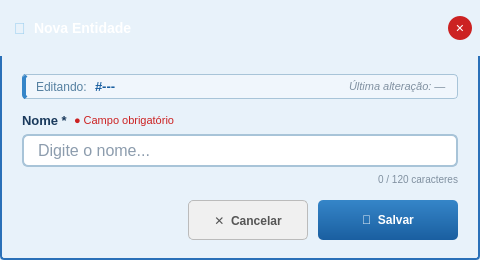
<?xml version="1.0" encoding="UTF-8"?>
<ui version="4.0">
 <class>ModalEntidade</class>
 <widget class="QDialog" name="ModalEntidade">
  <property name="geometry">
   <rect>
    <x>0</x>
    <y>0</y>
    <width>480</width>
    <height>260</height>
   </rect>
  </property>
  <property name="windowTitle">
   <string>Nova Entidade</string>
  </property>
  <property name="styleSheet">
   <string notr="true">QDialog { background-color: #e8f2fa; font-family: Arial; }</string>
  </property>
  <property name="modal">
   <bool>true</bool>
  </property>
  <layout class="QVBoxLayout" name="mainVLayout">
   <property name="spacing">
    <number>0</number>
   </property>
   <property name="leftMargin">
    <number>0</number>
   </property>
   <property name="topMargin">
    <number>0</number>
   </property>
   <property name="rightMargin">
    <number>0</number>
   </property>
   <property name="bottomMargin">
    <number>0</number>
   </property>
   <item>
    <widget class="QFrame" name="frameTitleBar">
     <property name="styleSheet">
      <string notr="true">
       QFrame#frameTitleBar {
        background: qlineargradient(x1:0,y1:0,x2:0,y2:1,
         stop:0 #3d90d8, stop:1 #1a5fa0);
        border-top-left-radius: 4px;
        border-top-right-radius: 4px;
       }
      </string>
     </property>
     <layout class="QHBoxLayout" name="titleHLayout">
      <property name="spacing">
       <number>8</number>
      </property>
      <property name="leftMargin">
       <number>14</number>
      </property>
      <property name="topMargin">
       <number>0</number>
      </property>
      <property name="rightMargin">
       <number>8</number>
      </property>
      <property name="bottomMargin">
       <number>0</number>
      </property>
      <item>
       <widget class="QLabel" name="lblTitleIcon">
        <property name="styleSheet">
         <string notr="true">color:#a0d0f0;font-size:16px;</string>
        </property>
        <property name="text">
         <string>🔗</string>
        </property>
       </widget>
      </item>
      <item>
       <widget class="QLabel" name="lblTitulo">
        <property name="styleSheet">
         <string notr="true">color:white;font-size:14px;font-weight:bold;</string>
        </property>
        <property name="text">
         <string>Nova Entidade</string>
        </property>
       </widget>
      </item>
      <item>
       <spacer name="titleSpacer">
        <property name="orientation">
         <enum>Qt::Horizontal</enum>
        </property>
        <property name="sizeHint" stdset="0">
         <size>
          <width>20</width>
          <height>10</height>
         </size>
        </property>
       </spacer>
      </item>
      <item>
       <widget class="QPushButton" name="btnFechar">
        <property name="minimumSize">
         <size>
          <width>24</width>
          <height>24</height>
         </size>
        </property>
        <property name="maximumSize">
         <size>
          <width>24</width>
          <height>24</height>
         </size>
        </property>
        <property name="styleSheet">
         <string notr="true">
          QPushButton{background-color:#cc2222;border:none;border-radius:12px;color:white;font-size:11px;font-weight:bold;}
          QPushButton:hover{background-color:#e03030;}
          QPushButton:pressed{background-color:#aa1010;}
         </string>
        </property>
        <property name="text">
         <string>✕</string>
        </property>
        <property name="shortcut">
         <string>Esc</string>
        </property>
       </widget>
      </item>
     </layout>
    </widget>
   </item>
   <item>
    <widget class="QFrame" name="frameConteudo">
     <property name="styleSheet">
      <string notr="true">
       QFrame#frameConteudo {
        background-color: #e8f2fa;
        border: 2px solid #2a70b8;
        border-top: none;
        border-bottom-left-radius: 4px;
        border-bottom-right-radius: 4px;
       }
      </string>
     </property>
     <layout class="QVBoxLayout" name="conteudoVLayout">
      <property name="spacing">
       <number>14</number>
      </property>
      <property name="leftMargin">
       <number>20</number>
      </property>
      <property name="topMargin">
       <number>18</number>
      </property>
      <property name="rightMargin">
       <number>20</number>
      </property>
      <property name="bottomMargin">
       <number>18</number>
      </property>
      <item>
       <widget class="QFrame" name="frameBannerEdicao">
        <property name="visible">
         <bool>false</bool>
        </property>
        <property name="styleSheet">
         <string notr="true">
          QFrame#frameBannerEdicao {
           background-color: #f0f6fc;
           border: 1px solid #a8c4d8;
           border-left: 4px solid #3585c8;
           border-radius: 4px;
          }
         </string>
        </property>
        <layout class="QHBoxLayout" name="bannerEdicaoHL">
         <property name="spacing">
          <number>8</number>
         </property>
         <property name="leftMargin">
          <number>10</number>
         </property>
         <property name="topMargin">
          <number>4</number>
         </property>
         <property name="rightMargin">
          <number>10</number>
         </property>
         <property name="bottomMargin">
          <number>4</number>
         </property>
         <item>
          <widget class="QLabel" name="lblBannerLabel">
           <property name="styleSheet">
            <string notr="true">font-size:12px;color:#5580a0;</string>
           </property>
           <property name="text">
            <string>Editando:</string>
           </property>
          </widget>
         </item>
         <item>
          <widget class="QLabel" name="lblBannerValor">
           <property name="styleSheet">
            <string notr="true">font-size:13px;font-weight:bold;color:#1a5fa0;</string>
           </property>
           <property name="text">
            <string>#---</string>
           </property>
          </widget>
         </item>
         <item>
          <spacer name="bannerSpacer">
           <property name="orientation">
            <enum>Qt::Horizontal</enum>
           </property>
           <property name="sizeHint" stdset="0">
            <size>
             <width>10</width>
             <height>10</height>
            </size>
           </property>
          </spacer>
         </item>
         <item>
          <widget class="QLabel" name="lblBannerAlteracao">
           <property name="styleSheet">
            <string notr="true">font-size:11px;color:#8090a0;font-style:italic;</string>
           </property>
           <property name="text">
            <string>Última alteração: —</string>
           </property>
          </widget>
         </item>
        </layout>
       </widget>
      </item>
      <item>
       <layout class="QVBoxLayout" name="nomeVLayout">
        <property name="spacing">
         <number>6</number>
        </property>
        <item>
         <layout class="QHBoxLayout" name="nomeLabelHL">
          <property name="spacing">
           <number>6</number>
          </property>
          <item>
           <widget class="QLabel" name="lblNome">
            <property name="styleSheet">
             <string notr="true">font-size:13px;font-weight:bold;color:#1a3a5c;</string>
            </property>
            <property name="text">
             <string>Nome *</string>
            </property>
           </widget>
          </item>
          <item>
           <widget class="QLabel" name="lblNomeErro">
            <property name="visible">
             <bool>false</bool>
            </property>
            <property name="styleSheet">
             <string notr="true">font-size:11px;color:#cc2222;</string>
            </property>
            <property name="text">
             <string>● Campo obrigatório</string>
            </property>
           </widget>
          </item>
          <item>
           <spacer name="nomeLabelSpacer">
            <property name="orientation">
             <enum>Qt::Horizontal</enum>
            </property>
            <property name="sizeHint" stdset="0">
             <size>
              <width>10</width>
              <height>10</height>
             </size>
            </property>
           </spacer>
          </item>
         </layout>
        </item>
        <item>
         <widget class="QLineEdit" name="lineEditNome">
          <property name="styleSheet">
           <string notr="true">
            QLineEdit {
             background-color: #ffffff;
             border: 2px solid #a8c4d8;
             border-radius: 6px;
             font-size: 16px;
             color: #1a3a5c;
             padding: 4px 12px;
             selection-background-color: #3585c8;
             selection-color: #ffffff;
            }
            QLineEdit:focus {
             border: 2px solid #3585c8;
             background-color: #f8fcff;
            }
            QLineEdit[valid=&quot;false&quot;] {
             border: 2px solid #cc2222;
             background-color: #fff8f8;
            }
           </string>
          </property>
          <property name="maxLength">
           <number>120</number>
          </property>
          <property name="placeholderText">
           <string>Digite o nome...</string>
          </property>
         </widget>
        </item>
        <item>
         <widget class="QLabel" name="lblContadorChars">
          <property name="styleSheet">
           <string notr="true">font-size:10px;color:#8090a0;</string>
          </property>
          <property name="text">
           <string>0 / 120 caracteres</string>
          </property>
          <property name="alignment">
           <set>Qt::AlignRight</set>
          </property>
         </widget>
        </item>
       </layout>
      </item>
      <item>
       <layout class="QHBoxLayout" name="botoesHLayout">
        <property name="spacing">
         <number>10</number>
        </property>
        <item>
         <spacer name="btnSpacer">
          <property name="orientation">
           <enum>Qt::Horizontal</enum>
          </property>
          <property name="sizeHint" stdset="0">
           <size>
            <width>20</width>
            <height>10</height>
           </size>
          </property>
         </spacer>
        </item>
        <item>
         <widget class="QPushButton" name="btnCancelar">
          <property name="minimumSize">
           <size>
            <width>120</width>
            <height>40</height>
           </size>
          </property>
          <property name="styleSheet">
           <string notr="true">
            QPushButton{background-color:#f0f0f0;color:#555555;font-size:12px;font-weight:bold;border:1px solid #bbbbbb;border-radius:5px;padding:5px 14px;}
            QPushButton:hover{background-color:#e0e0e0;}
            QPushButton:pressed{background-color:#cccccc;}
           </string>
          </property>
          <property name="text">
           <string>✕  Cancelar</string>
          </property>
          <property name="shortcut">
           <string>Esc</string>
          </property>
         </widget>
        </item>
        <item>
         <widget class="QPushButton" name="btnSalvar">
          <property name="minimumSize">
           <size>
            <width>140</width>
            <height>40</height>
           </size>
          </property>
          <property name="styleSheet">
           <string notr="true">
            QPushButton{background:qlineargradient(x1:0,y1:0,x2:0,y2:1,stop:0 #3585c8,stop:1 #1a5fa0);color:white;font-size:12px;font-weight:bold;border:none;border-radius:5px;padding:5px 14px;}
            QPushButton:hover{background:#2a74b8;}
            QPushButton:pressed{background:#1a5fa0;}
            QPushButton:disabled{background:#9dbfda;color:#d0e4f4;}
           </string>
          </property>
          <property name="text">
           <string>💾  Salvar</string>
          </property>
          <property name="shortcut">
           <string>Return</string>
          </property>
          <property name="default">
           <bool>true</bool>
          </property>
         </widget>
        </item>
       </layout>
      </item>
     </layout>
    </widget>
   </item>
  </layout>
 </widget>
 <resources/>
 <connections>
  <connection>
   <sender>btnCancelar</sender>
   <signal>clicked()</signal>
   <receiver>ModalEntidade</receiver>
   <slot>reject()</slot>
   <hints>
    <hint type="sourcelabel">
     <x>20</x>
     <y>20</y>
    </hint>
    <hint type="destinationlabel">
     <x>20</x>
     <y>20</y>
    </hint>
   </hints>
  </connection>
  <connection>
   <sender>btnFechar</sender>
   <signal>clicked()</signal>
   <receiver>ModalEntidade</receiver>
   <slot>reject()</slot>
   <hints>
    <hint type="sourcelabel">
     <x>20</x>
     <y>20</y>
    </hint>
    <hint type="destinationlabel">
     <x>20</x>
     <y>20</y>
    </hint>
   </hints>
  </connection>
  <connection>
   <sender>btnSalvar</sender>
   <signal>clicked()</signal>
   <receiver>ModalEntidade</receiver>
   <slot>accept()</slot>
   <hints>
    <hint type="sourcelabel">
     <x>20</x>
     <y>20</y>
    </hint>
    <hint type="destinationlabel">
     <x>20</x>
     <y>20</y>
    </hint>
   </hints>
  </connection>
 </connections>
</ui>
